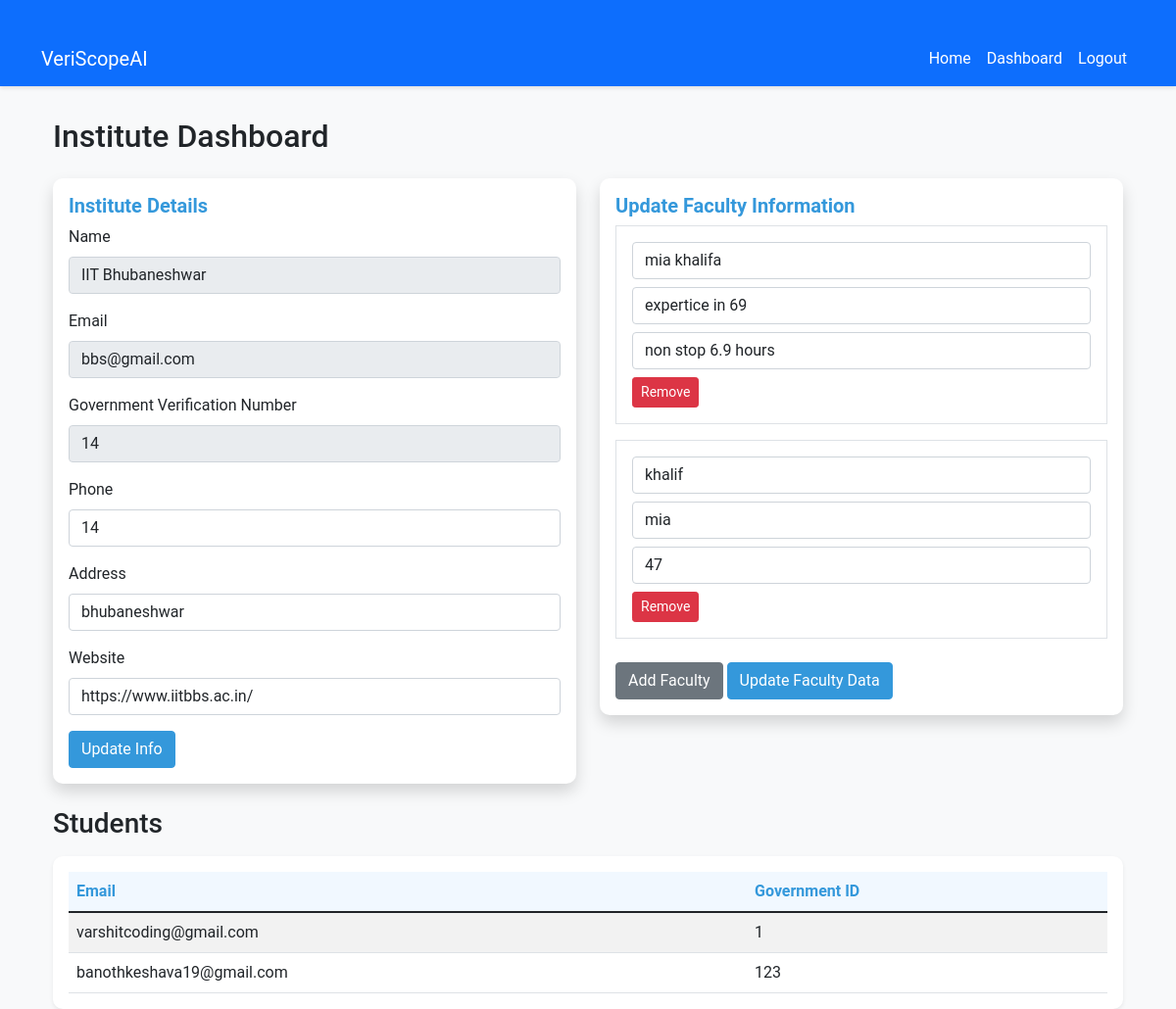
Screenshot of /dashboard/institute (signed in) with the database file from the repository.
### app/models.py (models this page shows, shortened)
class User(UserMixin, db.Model):
    id = db.Column(db.Integer, primary_key=True)
    email = db.Column(db.String(120), unique=True, nullable=False)
    password_hash = db.Column(db.String(128))
    user_type = db.Column(db.String(20), nullable=False)
    __mapper_args__ = {
        'polymorphic_identity': 'user',
        'polymorphic_on': user_type
    }

class Institute(User):
    __tablename__ = 'institute'
    id = db.Column(db.Integer, db.ForeignKey('user.id'), primary_key=True)
    name = db.Column(db.String(100), nullable=False)
    gov_verification_number = db.Column(db.String(50), unique=True, nullable=False)
    phone = db.Column(db.String(20))
    address = db.Column(db.String(200))
    website = db.Column(db.String(100))
    faculty_data = db.Column(db.Text)  # Store faculty data as JSON string
    __mapper_args__ = {
        'polymorphic_identity': 'institute',
    }

class User(UserMixin, db.Model):
    id = db.Column(db.Integer, primary_key=True)
    email = db.Column(db.String(120), unique=True, nullable=False)
    password_hash = db.Column(db.String(128))
    user_type = db.Column(db.String(20), nullable=False)
    __mapper_args__ = {
        'polymorphic_identity': 'user',
        'polymorphic_on': user_type
    }

class Student(User):
    __tablename__ = 'student'
    id = db.Column(db.Integer, db.ForeignKey('user.id'), primary_key=True)
    gov_id = db.Column(db.String(50), unique=True, nullable=False)
    institute_id = db.Column(db.Integer, db.ForeignKey('institute.id'), nullable=False)
    institute = db.relationship('Institute', foreign_keys=[institute_id], backref=db.backref('students', lazy=True))
    __mapper_args__ = {
        'polymorphic_identity': 'student',
    }

### app/routes.py (the view)
@bp.route('/dashboard/institute')
@login_required
def dashboard_institute():
    if not isinstance(current_user, Institute):
        flash('Access denied', 'danger')
        return redirect(url_for('main.index'))
    students = Student.query.filter_by(institute_id=current_user.id).all()
    faculty_data = json.loads(current_user.faculty_data) if current_user.faculty_data else []
    return render_template('dashboard_institute.html', students=students, faculty_data=faculty_data)

### app/models.py (called while the page is built)
@login_manager.user_loader
def load_user(user_id):
    return User.query.get(int(user_id))

### app/templates/dashboard_institute.html (shortened to what this page needs)
{% extends "base.html" %}
{% block content %}
<div class="container">
    <h2 class="mb-4">Institute Dashboard</h2>
    <div class="row">
        <div class="col-md-6">
            <div class="card mb-4">
                <div class="card-body">
                    <h5 class="card-title">Institute Details</h5>
                    <form id="instituteForm">
                        <div class="mb-3">
                            <label for="name" class="form-label">Name</label>
                            <input type="text" class="form-control" id="name" value="{{ current_user.name }}" readonly>
                        </div>
                        <div class="mb-3">
                            <label for="email" class="form-label">Email</label>
                            <input type="email" class="form-control" id="email" value="{{ current_user.email }}" readonly>
                        </div>
                        <div class="mb-3">
                            <label for="gov_verification_number" class="form-label">Government Verification Number</label>
                            <input type="text" class="form-control" id="gov_verification_number" value="{{ current_user.gov_verification_number }}" readonly>
                        </div>
                        <div class="mb-3">
                            <label for="phone" class="form-label">Phone</label>
                            <input type="tel" class="form-control" id="phone" name="phone" value="{{ current_user.phone }}">
                        </div>
                        <div class="mb-3">
                            <label for="address" class="form-label">Address</label>
                            <input type="text" class="form-control" id="address" name="address" value="{{ current_user.address }}">
                        </div>
                        <div class="mb-3">
                            <label for="website" class="form-label">Website</label>
                            <input type="url" class="form-control" id="website" name="website" value="{{ current_user.website }}">
                        </div>
                        <button type="submit" class="btn btn-primary">Update Info</button>
                    </form>
                </div>
            </div>
        </div>
        <div class="col-md-6">
            <div class="card mb-4">
                <div class="card-body">
                    <h5 class="card-title">Update Faculty Information</h5>
                    <form id="facultyForm">
                        <div id="facultyList"></div>
                        <button type="button" class="btn btn-secondary mt-2" id="addFaculty">Add Faculty</button>
                        <button type="submit" class="btn btn-primary mt-2">Update Faculty Data</button>
                    </form>
                </div>
            </div>
        </div>
    </div>
    <h3 class="mb-3">Students</h3>
    <div class="table-responsive">
        <table class="table table-striped">
            <thead>
                <tr>
                    <th>Email</th>
                    <th>Government ID</th>
                </tr>
            </thead>
            <tbody>
                {% for student in students %}
                <tr>
                    <td>{{ student.email }}</td>
                    <td>{{ student.gov_id }}</td>
                </tr>
                {% endfor %}
            </tbody>
        </table>
    </div>
</div>
{% endblock %}

### app/templates/base.html (shortened to what this page needs)
<!DOCTYPE html>
<html lang="en">
<head>
    <link href="https://cdn.jsdelivr.net/npm/bootstrap@5.1.3/dist/css/bootstrap.min.css" rel="stylesheet">
    <link rel="stylesheet" href="{{ url_for('static', filename='css/styles.css') }}">
</head>
<body>
    <nav class="navbar navbar-expand-lg navbar-dark bg-primary">
        <div class="container">
            <a class="navbar-brand" href="{{ url_for('main.index') }}">VeriScopeAI</a>
            <div class="collapse navbar-collapse" id="navbarNav">
                <ul class="navbar-nav ms-auto">
                    <li class="nav-item">
                        <a class="nav-link" href="{{ url_for('main.index') }}">Home</a>
                    </li>
                    {% if current_user.is_authenticated %}
                        <li class="nav-item">
                            <a class="nav-link" href="{{ url_for('main.dashboard_' + current_user.user_type) }}">Dashboard</a>
                        </li>
                        <li class="nav-item">
                            <a class="nav-link" href="{{ url_for('main.logout') }}">Logout</a>
                        </li>
                    {% else %}
                        <li class="nav-item">
                            <a class="nav-link" href="{{ url_for('main.login') }}">Login</a>
                        </li>
                    {% endif %}
                </ul>
            </div>
        </div>
    </nav>
    <div class="container mt-4">
        {% block content %}{% endblock %}
    </div>
</body>
</html>

### app/static/css/styles.css (style rules this page uses)
body { background-color: #f8f9fa; font-family: 'Roboto', sans-serif; }
.navbar { background-color: #3498db; box-shadow: 0 2px 4px rgba(0, 0, 0, 0.1); }
.navbar-brand, .navbar-nav .nav-link { color: #ffffff !important; }
.container { margin-top: 2rem; }
.card { border: none; border-radius: 10px; box-shadow: 0 0.5rem 1rem rgba(0, 0, 0, 0.15); transition: all 0.3s ease-in-out; margin-bottom: 1.5rem; }
.card-title { color: #3498db; font-weight: bold; }
.btn-primary { background-color: #3498db; border-color: #3498db; }
.table-responsive { background-color: #ffffff; border-radius: 10px; box-shadow: 0 0.125rem 0.25rem rgba(0, 0, 0, 0.075); padding: 1rem; }
.table { margin-bottom: 0; }
.table thead th { border-top: none; background-color: #f1f8ff; color: #3498db; }

### rows the page displays
Institute: name "IIT Bhubaneshwar", gov_verification_number "14", phone "14", address "bhubaneshwar", website "https://www.iitbbs.ac.in/"
User: email "bbs@gmail.com"
Student: email "varshitcoding@gmail.com", gov_id "1"
Student: email "banothkeshava19@gmail.com", gov_id "123"
